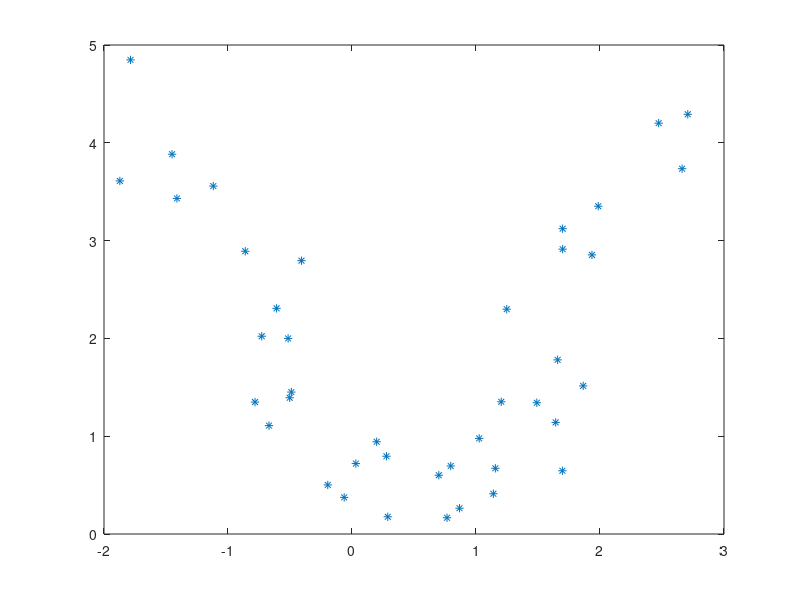

MATLAB code to generate this figure:

c = -2:0.1:2;
y = c.^2;
X = [c;y]+rand(2,length(c));
plot(X(1,:),X(2,:),'*');




function alternating(X)
    d = 1;
    D = size(X,1);
    Theta = zeros(d*(d+1)/2, D-d);
    Q = eye(D);
    x0 = mean(X,2);
    while true
        Phi = Projection(x0, Q, Theta, X, d);
        [Q, x0, Theta] = Regression(Phi, X);
        [~, M] = Psi(Phi, Theta);
        re = norm(X-c-Q*M)
    end
end




function Tau = Projection(x0, Q, Theta, X, d) 
    n = size(X,2);
    Tau = zeros(d,n);
    D = size(X,1);
    U = Q(:,1:d);
    Up = Q(:,d+1:D);
    A = toTensor(Theta, d);
    for i = 1:n
        s = U'*(X(:,i)-x0);
        c = Up'*(X(:,i)-x0);
        tau = zeros(d,1);
        step = 1;
        while ture 
            % while f_value(tau-(step*gradient(tau, s, c, A)), s, c, A) > f_value(tau,s,c,A)
            %     step = step/2;
            % end
            [g,H ] = gradient(tau, s, c, A);
            %tau = tau - step*gradient(tau, s, c, A);
            tau = tau - H\g;
        end
        Tau(:,i) = tau;
    end
end

function [g,H] = gradient(tau, s, c, A)
    dim = size(A,1);
    d = length(tau);
    r = zeros(dim,1);
    for i = 1:dim
        r(i) = tau'*sequeeze(A(i,:,:))*tau;
    end
    Mr = zeros(dim,d);
    for i = 1:dim
        Mr(dim,:)  = sequeeze(A(dim,:,:))*tau;
    end
    M2 = zeros(d,d);
    for i = 1:dim
        M2 = M2 + sequeeze(A(i,:,:))*(r(i)-c(i));
    end
    g = 2*(tau-s)+4*Mr'*(r-c);
    H = 2*eye(d)+8*Mr'*Mr+4*M2;
end

function f = f_value(tau, s, c, A)
    dim = size(A,1);
    r = zeros(dim,1);
    for i = 1:dim
        r(i) = tau'*sequeeze(A(i,:,:))*tau;
    end
    f = (s-tau)'*(s-tau)+(c-r)'*(c-r);
end


function A = toTensor(Theta, d)
    dh = size(Theta,2);
    A = zeros(dh,d,d);
    for i = 1:dh
        A(i,:,:) = vector2mat(Theta(:,i),d);
    end
end

function M = vector2mat(a, dim)
    M = zeros(dim);
    W = ones(dim);
    ind = triu(W)>0;
    M(ind) = a/2;
    S = M+M';
end





function [Q, c, Theta] = Regression(Phi, X)
    d = size(Phi,1);
    D = size(X,1);
    Theta = zeros(d*(d+1)/2, D-d);
    Q = eye(D);
    while true
        [psi, M] = Psi(Phi, Theta);
        c = mean(X-Q*M,2);
        [U1, ~, U2] = svd((X-c)*M');
        Q_new = U1*U2';
        V = Q_new(:,d+1:D);
        Theta_new = (psi*psi')\psi*(X-c)'*V;
        error = norm(Theta_new-Theta)+norm(Q_new-Q);
        if error < 1.e-7
            break;
        end
        Q = Q_new;
        Theta = Theta_new;
    end
end


function [psi, M] = Psi(Phi, Theta)
    d = size(Phi,1);
    n = size(Phi,2);
    psi = zeros(d*(d+1)/2,n);
    for i = 1:d
        for j = i:d
            psi((i-1)*d+j) = Phi(i,:).*Phi(j,:);
        end
    end
    M = [Phi; Theta'*psi];
end